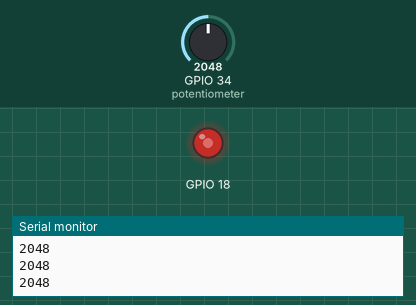
This sketch was run on a simulated ESP32. Shown: output pins drawn as LEDs (lit = HIGH), the last lines printed to the serial monitor. Inputs (shaded band) come from the test bench; at power-on: GPIO 34 (potentiometer) = 2048.

Above: at 1.3 s.
1.4 s: GPIO 34 (potentiometer) set to 2866
At 2.5 s:
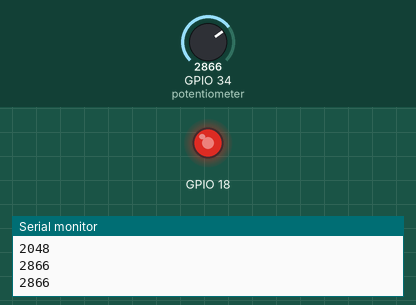
3.0 s: GPIO 34 (potentiometer) set to 3603
At 3.7 s:
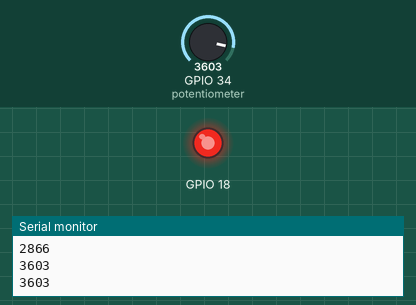
4.5 s: GPIO 34 (potentiometer) set to 491
At 4.9 s:
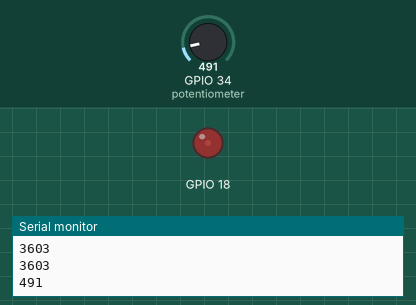
6.0 s: GPIO 34 (potentiometer) set to 0
At 7.2 s:
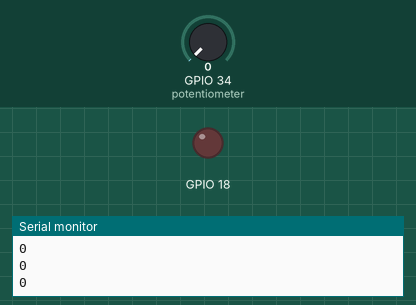
7.5 s: GPIO 34 (potentiometer) set to 2047
At 8.4 s:
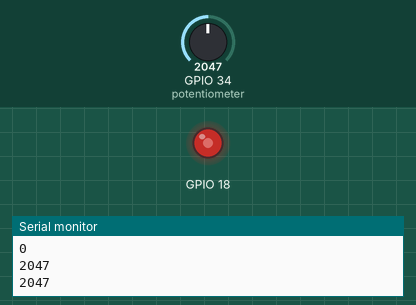
Timing chart, 0 to 10.0 s (numbered marks = the images above; inputs shaded):
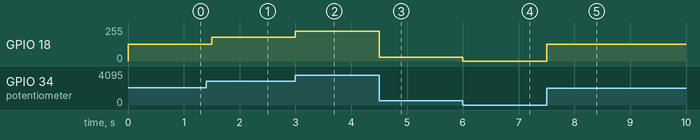

The sketch:

potentiometer_led_pwm.ino
```cpp
void setup() {
    pinMode(34, INPUT);
    pinMode(18, OUTPUT);

    Serial.begin(115200);
}

void loop() {

    int value = analogRead(34);

    Serial.println(value);

    int pwm = map(value, 0, 4095, 0, 255);

    analogWrite(18, pwm);

    delay(500);
}
```

Measured:
- after the input at 1.4 s, GPIO 18: 127/255 → 178/255 after 0.10 s
- after the input at 3.0 s, GPIO 18: 178/255 → 224/255 at once
- after the input at 4.5 s, GPIO 18: 224/255 → 30/255 at once
- after the input at 6.0 s, GPIO 18: 30/255 → 0/255 at once
- after the input at 7.5 s, GPIO 18: 0/255 → 127/255 at once
